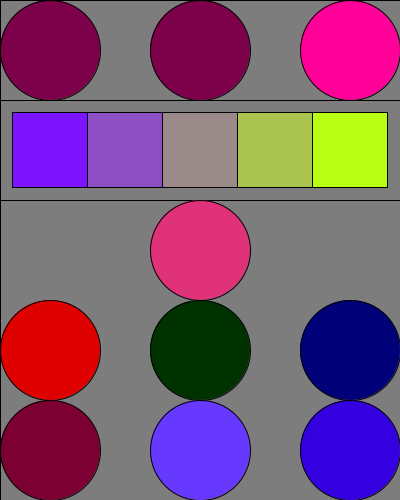
Frame 1 (no input)
Frame 60 (the mouse pressed at the canvas centre just before this capture): identical to frame 1, image omitted
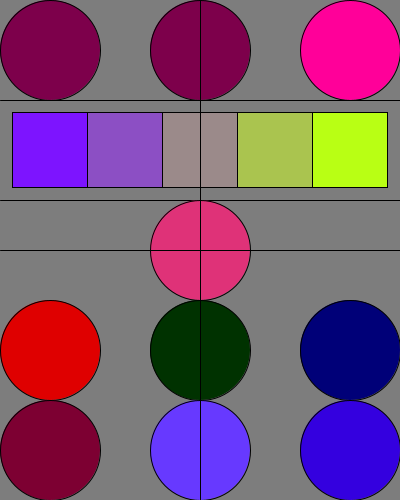
Frame 120 (the mouse held since frame 60 and released just before this capture)

The Processing sketch that drew these frames (run headless with seeded random() and noise(); from frame 60 on, the mouse is pressed at the canvas centre):

// Processing sketch: Farbmanipulation
// ── Farbmanipulation.pde
/*
  
  Processing Tutorial
  Sketch Nr. 10
  Thema : Farbmanipulation
  
  Sketch Inhalte :
  
  color - Datentyp color wird genutzt um Farben zu speichern
  
  color(gr); / color(gr,a); / color(r,g,b); / color(r,g,b,a); / color(rgb);* / color(rgba);* - Wird verwendet um eine Farbe zu erstellen;
    ~ Bei Farben, die mit Hexadezimalzahlen erstellt werden (also #RRGGBB, 0xRRGGBB, 0XRRGGBB, 0xAARRGGBB, 0XAARRGGBB) kann color() weggelasen werden 
  
  Farbmodi :
    ~ gr : Generiert einen grauen Farbton; Wertebereich : 0 [Schwarz] - 255 [Weiss]
    ~ r : Stellt den Rot Anteil (oder hue (Farbton), abhaengig von colorMode*) einer Farbe; Wertebereich : 0 - 255
    ~ g : Stellt den Gruen Anteil (oder saturation (Saettigung), abhaengig von colorMode*) einer Farbe; Wertebereich : 0 - 255
    ~ b : Stellt den Blau Anteil (oder brightness (Helligkeit), abhaengig von colorMode*) einer Farbe; Wertebereich : 0 -255
    ~ rgb : Generiert einen Farbton von einem Hexadezimalwert oder einer color Variable*; Wertebereich #000000 - #FFFFFF
    ~ a : Fuegt der dem Farbton Transparenz hinzu, kann mit gr, r g b und rgb kombiniert werden; Wertebereich 0 (vollkommen transpaent) - 255 (nicht transparent)
    ~ argb : Generiert einen Farbton von einem Hexadezimalwert oder einer color Variable* mit transparent; Wertebereich : 0x / 0X 00000000 - FFFFFFFF
  
  colorMode(#Modus); / colorMode(#Modus, max); / colorMode(#Modus, max1, max2, max3); / colorMode(#Modus, max1, max2, max3, maxA); 
      - Aendert wie Art wie Farben interpretiert werden
    ~ Modi :
      -> RGB* : Setzt den Farbmodus zu RGB, also Rot, Gruen und Blau Werte der Farben 
      -> HSB : Setzt den Farbmodus zu HSB, also Hue (Farbton), Saturation (Saettigung) und Brightness (Helligkeit) Werte der Farben
    ~ max : Setzt den Wertebereich fuer alle Parameter (RGB und HSB so wie Alpha)
    ~ max1 : Setzt den Wertebreich fuer rot bzw hue (Farbton), anhaengig vom Modus
    ~ max2 : Setzt den Wertebereich fuer gruen bzw saturation (Saettigung), anhaengig vom Modus
    ~ max3 : Setzt den Wertebereich fuer blau bzw brightness (Helligkeit), anhaengig vom Modus
    ~ maxA : Setzt den Wertebereich fuer Alpha, also fuer Transparenz
    ~ Der Standard ist colorMode(RGB,255);
  
  lerpColor(color1, color2, position); - Erstellt eine Farbe die sich zwischen zwei Farben befindet
    ~ color1 : Erste Farbe
    ~ color2 : Zweite Farbe
    ~ position : Position der neuen Farbe zwischen color1 und color2; Wertebereich 0.0 (= color1) - 1.0 (= color2);
  
  red(color); - Kopiert den Rot-Wert aus einer Farbe
    ~ Farbe dessen Rot-Wert kopiert werden soll
  
  green(color); - Kopiert den Gruen-Wert aus einer Farbe
    ~ Farbe dessen Gruen-Wert kopiert werden soll
  
  blue(color); - Kopiert den Blau-Wert aus einer Farbe
    ~ Farbe dessen Blau-Wert kopiert werden soll
  
  hue(color); - Kopiert den Hue-Wert (Fabrton) aus einer Farbe
    ~ Farbe dessen Hue-Wert kopiert werden soll
  
  saturation(color); - Kopiert den Satuartion-Wert (Saettigung) aus einer Farbe
    ~ Farbe dessen Satuartion-Wert kopiert werden soll
  
  brightness(color); - Kopiert den Brightness-Wert (Helligkeit) aus einer Farbe
    ~ Farbe dessen Brightness-Wert kopiert werden soll
  
  alpha(color); - Kopiert den Alpha-Wert (Transparenz) aus einer Farbe
    ~ Farbe dessen Alpha-Wert kopiert werden soll
  
*/

color modusFarbe;
color kopierFarbe;
color leftColor;
color rightColor;

void setup()
{
  // SETUP START
  size(400,500);
  kopierFarbe = #DF3278;
  
  leftColor = #7D14FF;
  rightColor = #B9FF14;
  // SETUP ENDE
}

void draw()
{
  // NICHT TEIL DES TUTORIALS
  colorMode(RGB,255);
  background(125);
  // DRAW START
  
  // ***** Farbmodus *****
  colorMode(RGB,255);
  modusFarbe = color(125,0,75);
  fill(modusFarbe);
  circle(50,50,100);

  colorMode(RGB,125);
  fill(modusFarbe);
  circle(200,50,100);
  
  modusFarbe = color(125,0,75);
  fill(modusFarbe);
  circle(350,50,100);
  
  colorMode(RGB,255);
  
  line(0,100,width,100);
  
  // ***** Lerp-Farbe *****
  rectMode(CENTER);
  fill(leftColor);
  rect(50,150,75,75);
  fill(lerpColor(leftColor,rightColor,0.25));
  rect(125,150,75,75);
  fill(lerpColor(leftColor,rightColor,0.5));
  rect(200,150,75,75);
  fill(lerpColor(leftColor,rightColor,0.75));
  rect(275,150,75,75);
  fill(rightColor);
  rect(350,150,75,75);
  
  line(0,200,width,200);
  // ***** Farben Kopieren *****
  fill(kopierFarbe);
  circle(200,250,100);
  
  fill(red(kopierFarbe),0,0);
  circle(50,350,100);
  
  fill(0,green(kopierFarbe),0);
  circle(200,350,100);
  
  fill(0,0,blue(kopierFarbe));
  circle(350,350,100);
  
  colorMode(HSB,255);
  
  fill(hue(kopierFarbe),255,125);
  circle(50,450,100);
  
  fill(180,saturation(kopierFarbe),255);
  circle(200,450,100);
  
  fill(180,255,brightness(kopierFarbe));
  circle(350,450,100);
  
  // DRAW ENDE
  // NICHT TEIL DES TUTORIALS
  line(0, mouseY, width, mouseY);
  line(mouseX, 0, mouseX, height);
  println(mouseX + " | " + mouseY);
}
